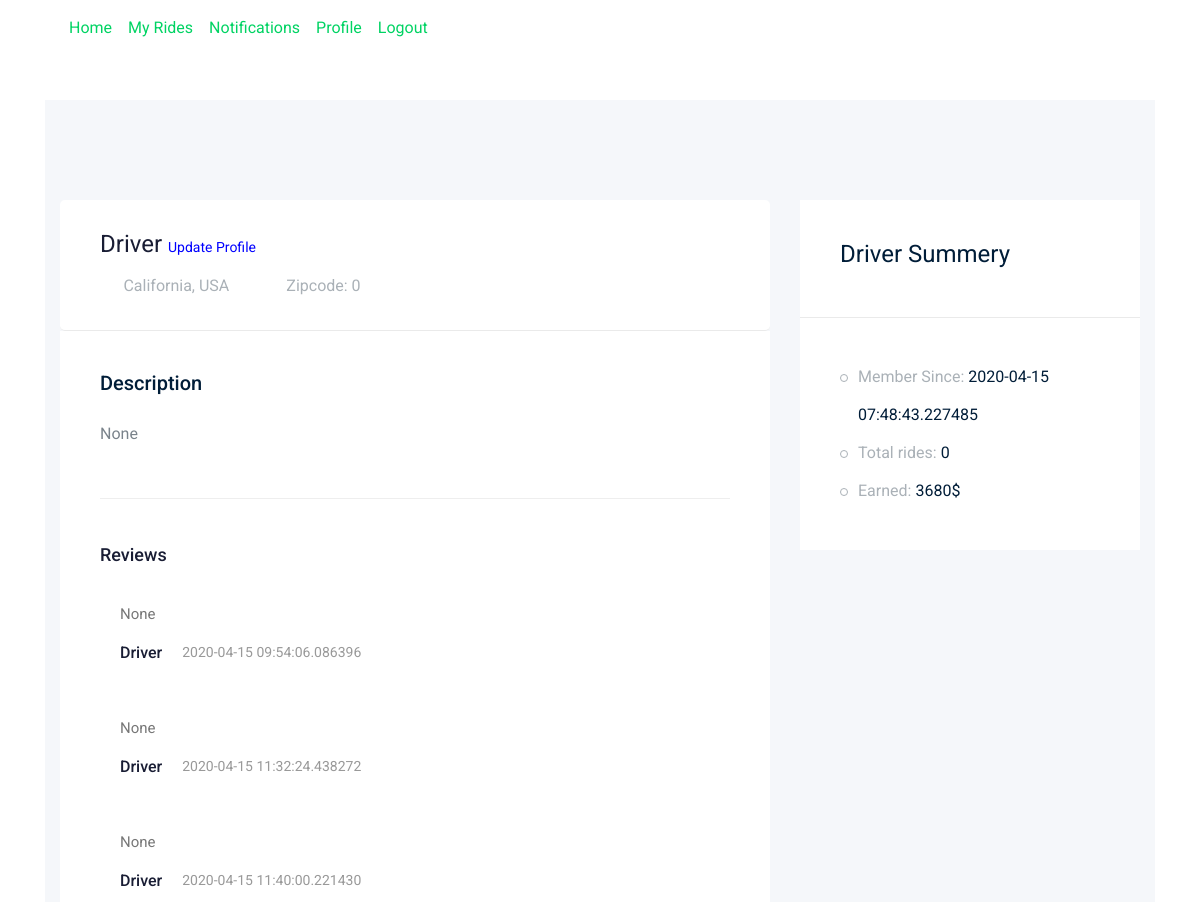
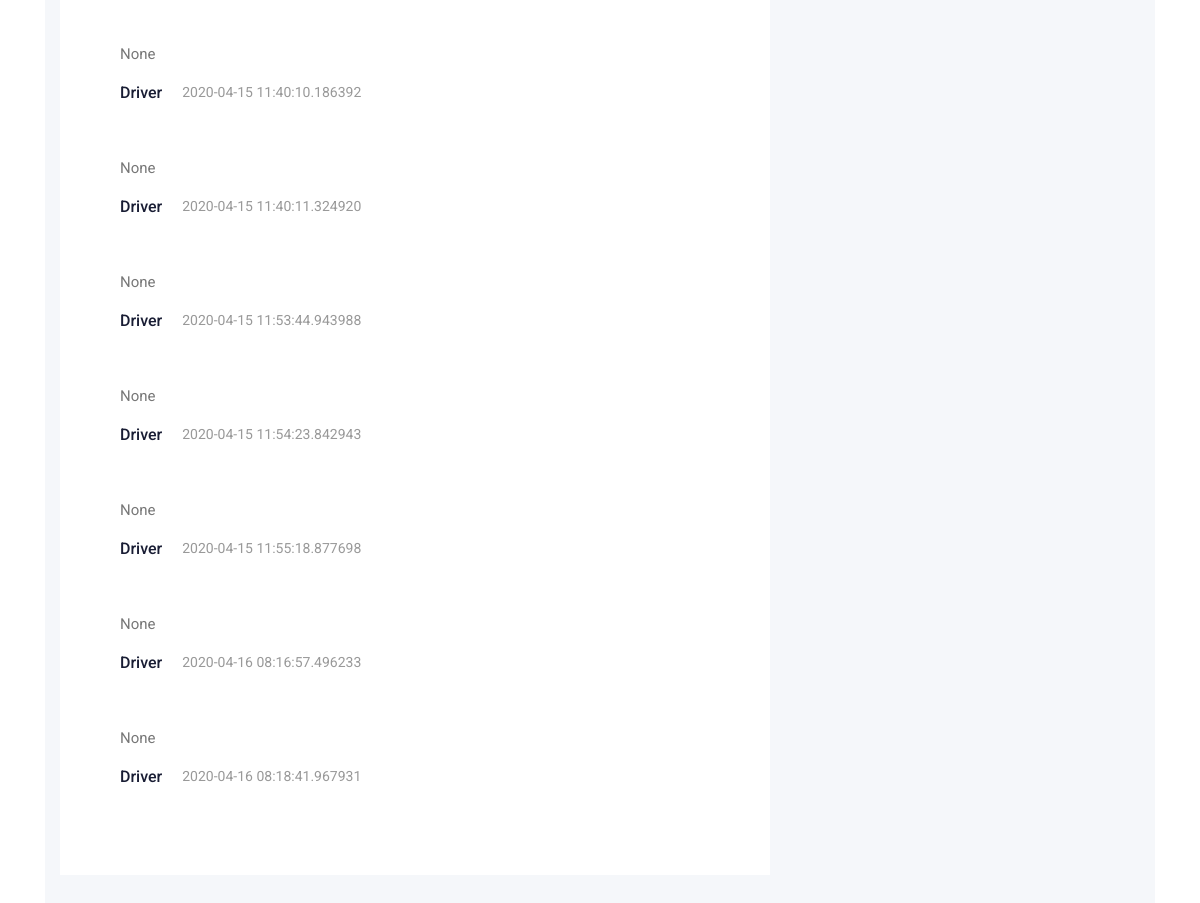
The app's page /driver/profile (signed in) with its own data (2 pictures, top to bottom).
### app/models/models.py (models this page shows, shortened)
class User(db.Model,UserMixin):
    __tablename__ = "users"
    id = db.Column(db.Integer, primary_key=True)
    name = db.Column(db.String(100), nullable=False)
    surname = db.Column(db.String(100), nullable=False)
    email = db.Column(db.String(100), unique=True, nullable=False)
    password = db.Column(db.String(150), nullable=False)
    zipcode = db.Column(db.String(100), nullable=True)
    roles = db.Column(db.String(10), default="Passenger")
    profile_image = db.Column(db.String(255), nullable=True, default="0")
    profile_description = db.Column(db.String(255), nullable=True)
    gender = db.Column(db.Integer, nullable=False)
    member_since = db.Column(db.DateTime, nullable=False, default=datetime.utcnow)
    charges_per_kilo = db.Column(db.Integer, default=0) #only for driver
    passengers = db.relationship('Ride', foreign_keys="[Ride.passenger_id]")
    drivers = db.relationship('Ride', foreign_keys="[Ride.driver_id]")

class Ride(db.Model):
    __tablename__ = "rides"
    id = db.Column(db.Integer, primary_key=True)
    driver_id = db.Column(db.Integer, db.ForeignKey('users.id'))
    passenger_id = db.Column(db.Integer, db.ForeignKey('users.id'))
    zipcode = db.Column(db.String(100), nullable=False)
    from_loc = db.Column(db.String(150), nullable=False)
    to_loc = db.Column(db.String(150), nullable=False)
    isStarted = db.Column(db.Integer, default=0)
    isEnded = db.Column(db.Integer, default=0)
    isPaid = db.Column(db.Integer, default=0)
    isConfirmed = db.Column(db.Integer, default=0)
    passenger_ratings = db.Column(db.Integer, nullable=True)
    driver_ratings = db.Column(db.Integer, nullable=True)
    passenger_ratings = db.Column(db.Integer, nullable=True)
    distance = db.Column(db.Integer, nullable=False)
    driver_review_for_passenger = db.Column(
        db.String(255), nullable=True)  # will be updated when ride ends
    passenger_review_for_driver = db.Column(
        db.String(255), nullable=True)  # will be updated when ride ends
    price = db.Column(db.Integer, nullable=False)
    ride_date = db.Column(db.DateTime, nullable=False, default=datetime.utcnow)

### app/driver/views.py (the view)
@driveblueprint.route('/profile')
@login_required
def profile():
	user_id = current_user.id
	sql = text(" select *,"
			   "(select count(*) from rides where driver_id = "+str(user_id)+" and isEnded=1) as total_rides,"
			   "(select sum(price) from rides where driver_id = "+str(user_id)+") as total_earning "
			   "from users "
			   "LEFT JOIN rides on users.id = rides.driver_id "
			   "WHERE users.id = "+str(user_id)+";")
	user = db.engine.execute(sql)
	u = user.first()
	reviewsFetchSql= text("select *,reviewer.name as reviewer_name from rides LEFT join users as reviewer on reviewer.id = rides.driver_id "
						  "where rides.driver_id = "+str(user_id)+";")
	reviews = db.engine.execute(reviewsFetchSql)
	return render_template('driver_profile.html', user=u, reviews=reviews)

### app/models/models.py (called while the page is built)
@login_manager.user_loader
def load_user(user_id):
    return User.query.get(user_id)

### app/driver/templates/driver_profile.html (shortened to what this page needs)
{% extends 'driver_masterlayout.html' %}
{% block body %}
<section class="contact-section section_padding">
    <div class="container">
        <div class="row">
            <div class="col-12">
            </div>
        </div>
        <div class="row">
            <div class="col-lg-12">
    <div class="job_details_area">
        <div class="container">
            <div class="row">
                <div class="col-lg-8">
                    <div class="job_details_header">
                        <div class="single_jobs white-bg d-flex justify-content-between">
                            <div class="jobs_left d-flex align-items-center">
                                <div class="jobs_conetent">
                                    <a href="#"><h4>{{user.name}} <span ><a href="{{url_for('driver_bp.update_profile')}}" style="color:blue;font-size:14px;">Update Profile</a> </span></h4></a>
                                    <div class="links_locat d-flex align-items-center">
                                        <div class="location">
                                            <p> <i class="fa fa-map-marker"></i> California, USA</p>
                                        </div>
                                        <div class="location">
                                            <p> Zipcode: {{user.zipcode}}</p>
                                        </div>
                                    </div>
                                </div>
                            </div>
                        </div>
                    </div>
                    <div class="descript_wrap white-bg">
                        <div class="single_wrap">
                            <h4>Description</h4>
                            <p>{{user.profile_description}}</p>
                        </div>
                                       <div class="comments-area">
                  <h4>Reviews</h4>
                                           {% for r in reviews %}
                  <div class="comment-list">
                     <div class="single-comment justify-content-between d-flex">
                        <div class="user justify-content-between d-flex">
                           <div class="desc">
                              <p class="comment">
                                  {{r.passenger_review_for_driver}}
                              </p>
                              <div class="d-flex justify-content-between">
                                 <div class="d-flex align-items-center">
                                    <h5>
                                       <a href="#">{{r.reviewer_name}}</a>
                                    </h5>
                                    <p class="date">{{r.ride_date}}</p>
                                 </div>
                                 <div class="reply-btn">
                                     {% for i in range(0,5) %}
                                     {% if i+1 <= r.driver_ratings %}
                                     <span><i class="fa fa-star checked"></i></span>
                                     {% else %}
                                     <span><i class="fa fa-star"></i></span>
                                     {% endif %}
                                     {% endfor %}
                                 </div>
                              </div>
                           </div>
                        </div>
                     </div>
                  </div>
                                           {% endfor %}
               </div>
                    </div>
                </div>
                <div class="col-lg-4">
                    <div class="job_sumary">
                        <div class="summery_header">
                            <h3>Driver Summery</h3>
                        </div>
                        <div class="job_content">
                            <ul>
                                <li>Member Since: <span>{{user.member_since}}</span></li>
                                <li>Total rides: <span>{{user.total_rides}}</span></li>
                                <li>Earned: <span>{{user.total_earning}}$</span></li>
                            </ul>
                        </div>
                    </div>
                </div>
            </div>
        </div>
    </div>
            </div>
            </div>
        </div>
</section>
{% endblock %}

### app/driver/templates/driver_masterlayout.html (shortened to what this page needs)
<!doctype html>
<html class="no-js" lang="zxx">
<head>
    <link rel="stylesheet" href="{{ url_for('static', filename='css/bootstrap.min.css') }}">
    <link rel="stylesheet" href="{{ url_for('static', filename='css/owl.carousel.min.css') }}">
    <link rel="stylesheet" href="{{ url_for('static', filename='css/magnific-popup.css') }}">
    <link rel="stylesheet" href="{{ url_for('static', filename='css/font-awesome.min.css') }}">
    <link rel="stylesheet" href="{{ url_for('static', filename='css/themify-icons.css') }}">
    <link rel="stylesheet" href="{{ url_for('static', filename='css/nice-select.css') }}">
    <link rel="stylesheet" href="{{ url_for('static', filename='css/flaticon.css') }}">
    <link rel="stylesheet" href="{{ url_for('static', filename='css/gijgo.css') }}">
    <link rel="stylesheet" href="{{ url_for('static', filename='css/animate.min.css') }}">
    <link rel="stylesheet" href="{{ url_for('static', filename='css/slicknav.css') }}">
    <link rel="stylesheet" href="{{ url_for('static', filename='css/style.css') }}">
</head>
<body>
    <header>
        <div class="header-area ">
            <div id="sticky-header" class="main-header-area">
                <div class="container ">
<nav class="navbar navbar-expand-sm" style="background-color:none;">
  <ul id="bootstrapnav" class="navbar-nav">
    <li class="nav-item">
      <a class="nav-link" href="/driver/">Home</a>
    </li>
    <li class="nav-item">
      <a class="nav-link" href="{{url_for('driver_bp.my_rides')}}">My Rides</a>
    </li>
    <li class="nav-item">
      <a class="nav-link" href="{{url_for('driver_bp.driver_notifications')}}">Notifications</a>
    </li>
          <li class="nav-item">
      <a class="nav-link" href="{{url_for('driver_bp.profile')}}">Profile</a>
    </li>
        <li class="nav-item">
      <a class="nav-link" href="/logout">Logout</a>
    </li>
  </ul>
</nav>
                </div>
            </div>
        </div>
    </header>
{% block body %}
{% endblock %}
</body>

### app/driver/templates/driver_masterlayout.html (style rules this page uses)
#bootstrapnav li a { color:#00D363; }

### app/driver/templates/driver_profile.html (style rules this page uses)
.checked { color: orange; }

### records on screen
User: name "Driver", member_since "2020-04-15 07:48:43.227485"
Ride: passenger_review_for_driver "None", reviewer_name "Driver", ride_date "2020-04-15 09:54:06.086396", driver_ratings 3 (drawn)
Ride: passenger_review_for_driver "None", reviewer_name "Driver", ride_date "2020-04-15 11:32:24.438272", driver_ratings 3 (drawn)
Ride: passenger_review_for_driver "None", reviewer_name "Driver", ride_date "2020-04-15 11:40:00.221430", driver_ratings 3 (drawn)
Ride: passenger_review_for_driver "None", reviewer_name "Driver", ride_date "2020-04-15 11:40:10.186392", driver_ratings 3 (drawn)
Ride: passenger_review_for_driver "None", reviewer_name "Driver", ride_date "2020-04-15 11:40:11.324920", driver_ratings 3 (drawn)
Ride: passenger_review_for_driver "None", reviewer_name "Driver", ride_date "2020-04-15 11:53:44.943988", driver_ratings 3 (drawn)
Ride: passenger_review_for_driver "None", reviewer_name "Driver", ride_date "2020-04-15 11:54:23.842943", driver_ratings 3 (drawn)
Ride: passenger_review_for_driver "None", reviewer_name "Driver", ride_date "2020-04-15 11:55:18.877698", driver_ratings 3 (drawn)
Ride: passenger_review_for_driver "None", reviewer_name "Driver", ride_date "2020-04-16 08:16:57.496233", driver_ratings 3 (drawn)
Ride: passenger_review_for_driver "None", reviewer_name "Driver", ride_date "2020-04-16 08:18:41.967931", driver_ratings 3 (drawn)

### other values on screen
{{ user.zipcode }} "0"
{{ user.profile_description }} "None"
{{ user.total_rides }} "0"
{{ user.total_earning }} "3680"
